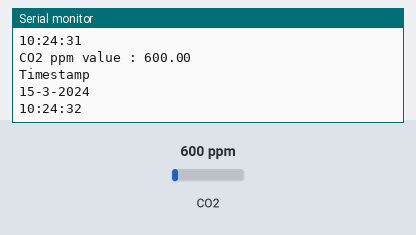
Simulated run of this sketch. Board: ESP8266 (NodeMCU). Parts: the last lines printed to the serial monitor. The test bench sets the inputs (shaded band); at power-on: CO2 600 ppm. WiFi joins after 1.5 s; servers stay silent unless stated; the local clock reads 2024-03-15 10:24:30 at power-on unless the sketch sets it.

Above: at 2.7 s.
2.8 s: CO2 set to 452 ppm
At 4.2 s:
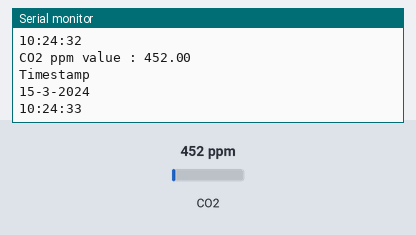
4.4 s: CO2 set to 1050 ppm
At 5.4 s:
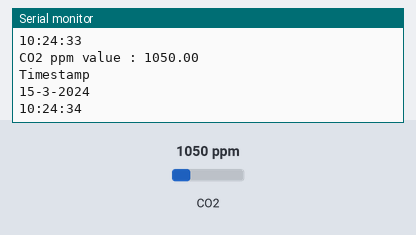
Timing chart, 0 to 7.4 s (numbered marks = the images above; inputs shaded):
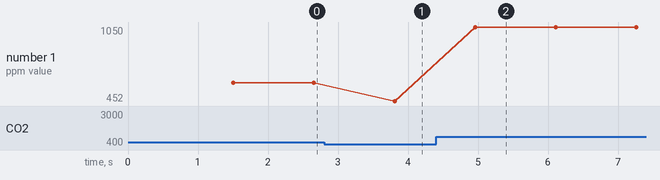

Measured:
- after the input at 2.8 s, the serial monitor: prints a new line after 1.0 s (image 1)
- after the input at 4.4 s, the serial monitor: prints a new line after 0.56 s (image 2)
- plotted number 1: 600 → 452 after the input at 2.8 s, 452 → 1050 after the input at 4.4 s

The sketch:

air_quality.ino
```cpp
#include <ESP8266WiFi.h>
#include <FirebaseArduino.h>
#include <Wire.h>
#include "RTClib.h"
RTC_DS3231 rtc;
#include "MQ135.h"
#define ANALOGPIN A0    //  Define Analog PIN on Arduino Board
#define RZERO 206.85    //  Define RZERO Calibration Value
MQ135 gasSensor = MQ135(ANALOGPIN);


#define FIREBASE_HOST "traffic-managment.firebaseio.com"
#define FIREBASE_AUTH "HSGz0aBiNt9xwC43Uj4j7huV5v6y5wYTaVwLyBXJ"
#define WIFI_SSID "Incubation"
#define WIFI_PASSWORD "SRMIPcenter"


void setup() {

    WiFi.begin(WIFI_SSID, WIFI_PASSWORD);
  Serial.print("connecting");
  while (WiFi.status() != WL_CONNECTED) {
    Serial.print(".");
    delay(500);
  }
  Serial.println();
  Serial.print("connected: ");
  Serial.println(WiFi.localIP());
  if (! rtc.begin()) {
    Serial.println("Couldn't find RTC");
    while (1);
  }
 float rzero = gasSensor.getRZero();

  Firebase.begin(FIREBASE_HOST, FIREBASE_AUTH);
 Serial.begin(115200);

}
//float sensorvalue=0;
void loop() {
   DateTime now = rtc.now();
    String datee=(String)now.day()+"-"+(String)now.month()+"-"+(String)now.year();
     String timee=(String)now.hour()+":"+(String)now.minute()+":"+(String)now.second();
      String timestamp=datee+" "+timee;

         float ppm = gasSensor.getPPM();
         digitalWrite(D4,HIGH);
          Serial.print("CO2 ppm value : ");
  Serial.println(ppm);
    Serial.println("Timestamp");
   Serial.println(datee);
   Serial.println(timee);
      StaticJsonBuffer<200> jsonBuffer;
    JsonObject & root=jsonBuffer.createObject();
    root["Time"]=timee;
    root["Ppm"]=ppm;
    Firebase.push("TrafficJunction1/"+datee+"/",root);

  delay(1000);

}
```
